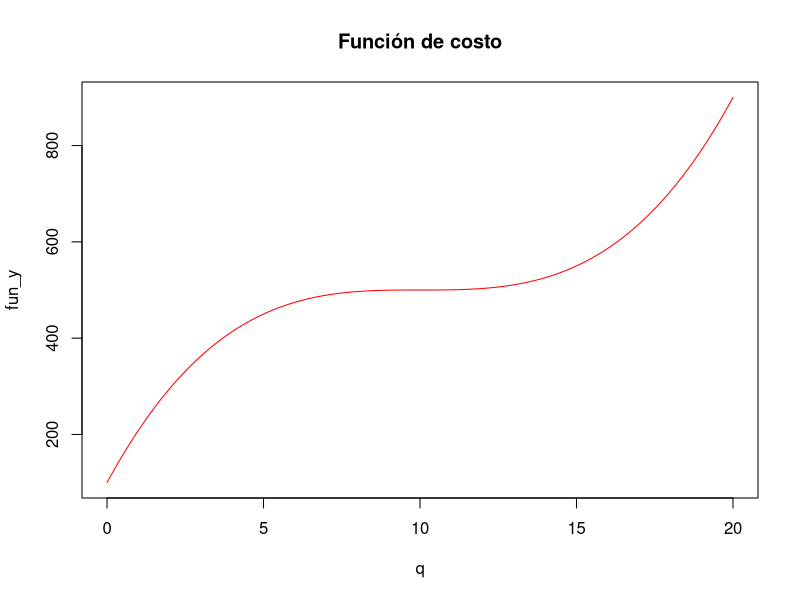
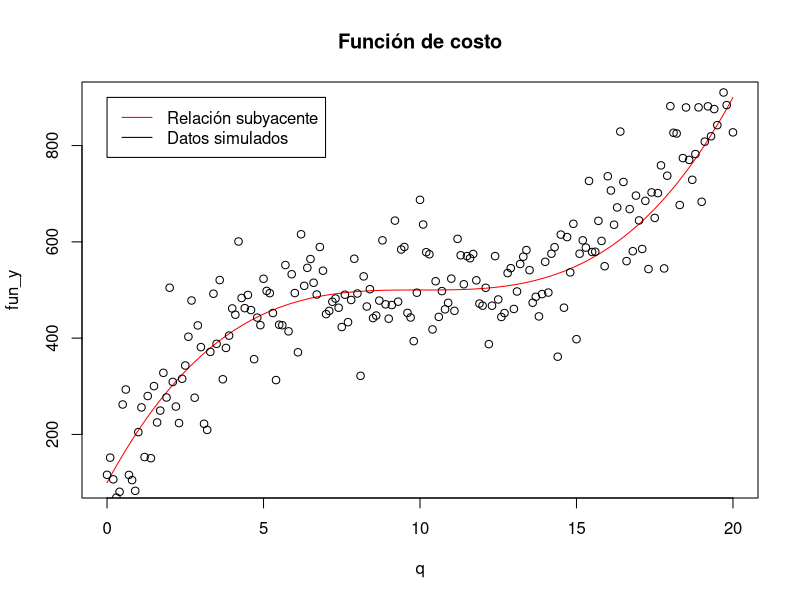
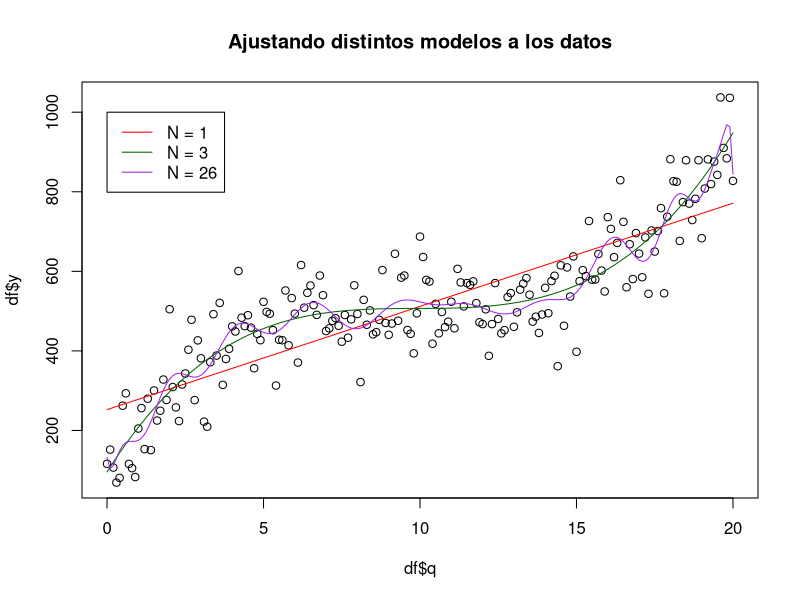
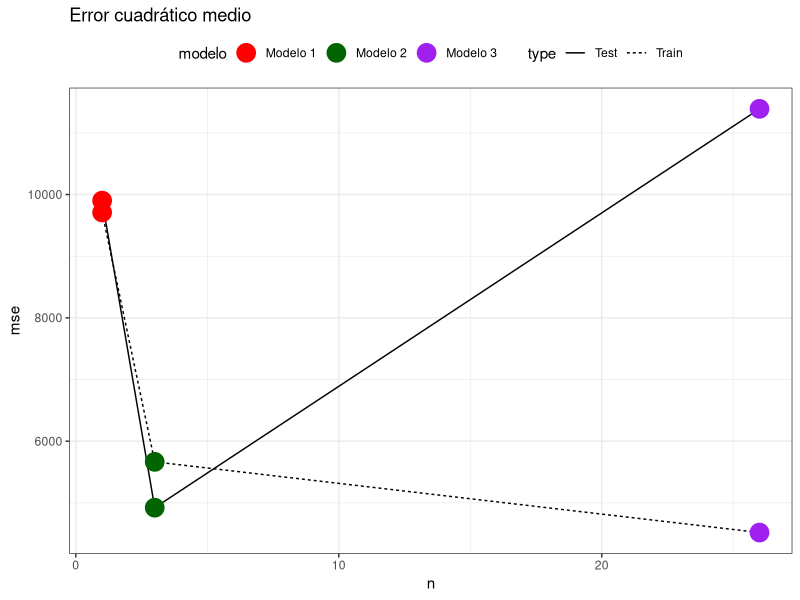

Source code (R) for these figures, in order:
## ---- chunk 1
knitr::opts_chunk$set(echo = TRUE)
## ---- chunk 2
# Cargando paquetes del tidyverse
suppressPackageStartupMessages(library(tidyverse))

# Datos para gráfica
q <- seq(0, 20, 0.1)
fun_y <- 500 + 0.4 * (q - 10) ^ 3

# Gráfica
plot(q, fun_y, type = 'l', col = 'red', main = 'Función de costo')

## ---- chunk 3
# Creando término de error proveniente de una normal
set.seed(69) # Semilla con número mágico
error <- rnorm(length(q), mean = 10, sd = 80)
fun_y_error <- fun_y + error

# Gráfica de datos simulados
plot(q, fun_y, col = 'red', type = 'l', main = 'Función de costo')
points(q, fun_y_error)
legend(0, 900,
       legend = c('Relación subyacente', 'Datos simulados'),
       col = c('red', 'black'),
       lty = 1)


## ---- chunk 4
# Creando un data.frame
df <- data_frame(y = fun_y_error, q = q)

mod1 <- lm(y ~ q, data = df)
mod2 <- lm(y ~ poly(q, 3), data = df)
mod3 <- lm(y ~ poly(q, 26), data = df)

summary(mod1)
summary(mod2)
summary(mod3)

plot(df$q, df$y, main = 'Ajustando distintos modelos a los datos')
lines(q, predict(mod1, newdata = df), col = 'red')
lines(q, predict(mod2, newdata = df), col = 'darkgreen')
lines(q, predict(mod3, newdata = df), col = 'purple')

legend(0, 1000,
       legend = c('N = 1', 'N = 3', 'N = 26'),
       col = c('red', 'darkgreen', 'purple'),
       lty = 1)
## ---- chunk 5
# Creando función de MSE
mse <- function(x, y){
  if(length(x) != length(y)) stop('¡Los vectores deben ser de la misma longitud!')
  sum((x - y) ^ 2)/ length(x)
}
  
## ---- chunk 6
# Dividimos 80% de datos de entrenamiento y 20% de testing
train_rows <- sample(1:nrow(df), round(0.8 * nrow(df), 0))
train <- df[train_rows, ]
test <- df[-train_rows, ]

# Ajustamos al conjunto de datos de entrenamiento los 3 modelos
mod_train1 <- lm(y ~ q, data = train)
mod_train2 <- lm(y ~ poly(q, 3), data = train)
mod_train3 <- lm(y ~ poly(q, 26), data = train)
## ---- chunk 7
# Hacemos predicción sobre los datos de testing para los 3 modelos sobre los datos de entrenamiento
t1 <- mse(train$y, predict(mod_train1, newdata = train))
t2 <- mse(train$y, predict(mod_train2, newdata = train))
t3 <- mse(train$y, predict(mod_train3, newdata = train))

# Hacemos predicción sobre los datos de testing para los 3 modelos sobre los datos de entrenamiento
te1 <- mse(test$y, predict(mod_train1, newdata = test))
te2 <- mse(test$y, predict(mod_train2, newdata = test))
te3 <- mse(test$y, predict(mod_train3, newdata = test))

df_final <- data_frame(type = c(rep('Train', 3), rep('Test', 3)),
                       modelo = rep(c('Modelo 1', 'Modelo 2', 'Modelo 3'), 2),
                          n = rep(c(1, 3, 26), 2),
                          mse = c(t1, t2, t3, te1, te2, te3))

theme_set(theme_bw())
ggplot(df_final, aes(x = n, y = mse, group = type)) +
  geom_line(aes(linetype = type)) + geom_point(aes(color = modelo), size = 6) +
  theme(legend.position = "top") + labs(title = 'Error cuadrático medio') + 
  scale_color_manual(values = c('red', 'darkgreen', 'purple'))
